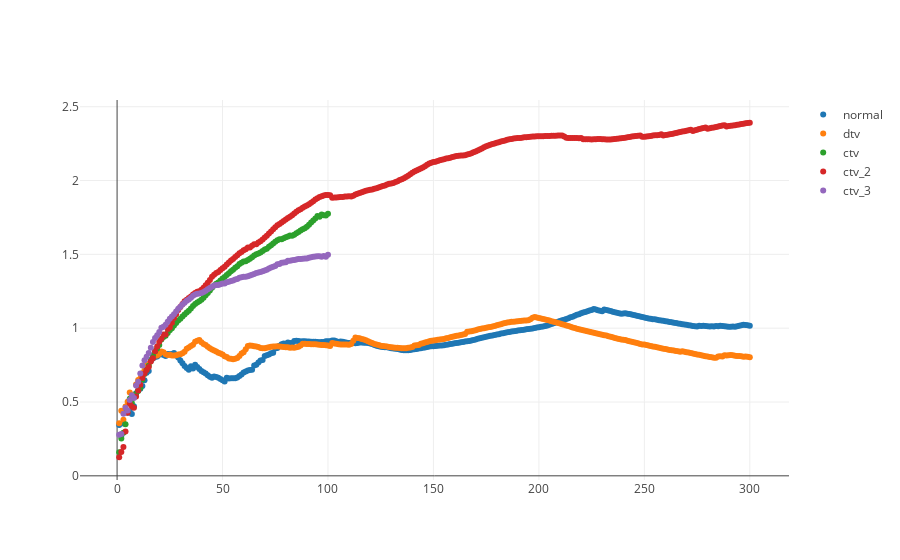

Notebook code for this chart:
### Code cell
#assert len(trial_values_normal) == len(best_values)
#assert len(trial_values_dtv) == len(best_values)
#assert len(trial_values_ctv) == len(best_values)

def calc_avg_cum_regrets(trial_values, best_values):
    cum_regret = 0.
    avg_cum_regrets = []
    for t, (best_value, trial_value) in enumerate(zip(best_values, trial_values)):
        cum_regret += best_value - trial_value
        avg_cum_regrets.append(cum_regret / (t + 1))
    return avg_cum_regrets

avg_cum_regrets_normal = calc_avg_cum_regrets(trial_values_normal, best_values)
avg_cum_regrets_dtv = calc_avg_cum_regrets(trial_values_dtv, best_values)
avg_cum_regrets_ctv = calc_avg_cum_regrets(trial_values_ctv, best_values)
avg_cum_regrets_ctv_prime = calc_avg_cum_regrets(trial_values_ctv_prime, best_values)
avg_cum_regrets_ctv_prime2 = calc_avg_cum_regrets(trial_values_ctv_prime2, best_values)

data = [
    go.Scatter(x=np.arange(len(avg_cum_regrets_normal)) + 1, y=avg_cum_regrets_normal, mode='markers', name='normal'),
    go.Scatter(x=np.arange(len(avg_cum_regrets_dtv)) + 1, y=avg_cum_regrets_dtv, mode='markers', name='dtv'),
    go.Scatter(x=np.arange(len(avg_cum_regrets_ctv)) + 1, y=avg_cum_regrets_ctv, mode='markers', name='ctv'),
    go.Scatter(x=np.arange(len(avg_cum_regrets_ctv_prime)) + 1, y=avg_cum_regrets_ctv_prime, mode='markers', name='ctv_2'),
    go.Scatter(x=np.arange(len(avg_cum_regrets_ctv_prime2)) + 1, y=avg_cum_regrets_ctv_prime2, mode='markers', name='ctv_3')
]
iplot(data, filename='syn_bogunovic_rbf_ctv')

### Figure 1 — Plotly figure (JSON) as saved in the notebook; plotly's stock layout.template omitted (floating-point values rounded to 4 significant figures; data arrays with more than 128 entries replaced by an {"elided": "..."} marker saying what was removed)
{"data": [{"mode": "markers", "name": "normal", "type": "scatter", "uid": "042c324a-d0d5-483c-b7b4-90dd5f3962ac", "x": {"elided": "300 int values"}, "y": {"elided": "300 float values"}}, {"mode": "markers", "name": "dtv", "type": "scatter", "uid": "6a2913e8-189a-4f4d-824e-90e1ff0eb3a1", "x": {"elided": "300 int values"}, "y": {"elided": "300 float values"}}, {"mode": "markers", "name": "ctv", "type": "scatter", "uid": "616a4da7-7579-45d1-80fa-2e9c763e4c81", "x": [1, 2, 3, 4, 5, 6, 7, 8, 9, 10, 11, 12, 13, 14, 15, 16, 17, 18, 19, 20, 21, 22, 23, 24, 25, 26, 27, 28, 29, 30, 31, 32, 33, 34, 35, 36, 37, 38, 39, 40, 41, 42, 43, 44, 45, 46, 47, 48, 49, 50, 51, 52, 53, 54, 55, 56, 57, 58, 59, 60, 61, 62, 63, 64, 65, 66, 67, 68, 69, 70, 71, 72, 73, 74, 75, 76, 77, 78, 79, 80, 81, 82, 83, 84, 85, 86, 87, 88, 89, 90, 91, 92, 93, 94, 95, 96, 97, 98, 99, 100], "y": [0.1596, 0.2532, 0.2916, 0.3492, 0.4375, 0.5215, 0.494, 0.5321, 0.5539, 0.5753, 0.5949, 0.6514, 0.6895, 0.7187, 0.7454, 0.7867, 0.8158, 0.8445, 0.8629, 0.8865, 0.9232, 0.9398, 0.9487, 0.9675, 0.9864, 0.9997, 1.019, 1.034, 1.052, 1.063, 1.079, 1.093, 1.107, 1.118, 1.133, 1.151, 1.164, 1.175, 1.182, 1.193, 1.207, 1.222, 1.238, 1.256, 1.274, 1.29, 1.302, 1.31, 1.322, 1.336, 1.346, 1.36, 1.373, 1.385, 1.397, 1.41, 1.42, 1.434, 1.443, 1.452, 1.453, 1.462, 1.47, 1.481, 1.491, 1.502, 1.505, 1.513, 1.522, 1.532, 1.539, 1.552, 1.562, 1.574, 1.585, 1.595, 1.602, 1.602, 1.609, 1.615, 1.621, 1.627, 1.625, 1.633, 1.643, 1.651, 1.662, 1.67, 1.676, 1.687, 1.701, 1.716, 1.73, 1.743, 1.759, 1.755, 1.77, 1.765, 1.764, 1.775]}, {"mode": "markers", "name": "ctv_2", "type": "scatter", "uid": "d251a87c-f75b-422f-9958-cfd4573af77c", "x": {"elided": "300 int values"}, "y": {"elided": "300 float values"}}, {"mode": "markers", "name": "ctv_3", "type": "scatter", "uid": "0d1d6599-ea1a-410c-8530-e4f96ee7efba", "x": [1, 2, 3, 4, 5, 6, 7, 8, 9, 10, 11, 12, 13, 14, 15, 16, 17, 18, 19, 20, 21, 22, 23, 24, 25, 26, 27, 28, 29, 30, 31, 32, 33, 34, 35, 36, 37, 38, 39, 40, 41, 42, 43, 44, 45, 46, 47, 48, 49, 50, 51, 52, 53, 54, 55, 56, 57, 58, 59, 60, 61, 62, 63, 64, 65, 66, 67, 68, 69, 70, 71, 72, 73, 74, 75, 76, 77, 78, 79, 80, 81, 82, 83, 84, 85, 86, 87, 88, 89, 90, 91, 92, 93, 94, 95, 96, 97, 98, 99, 100], "y": [0.2777, 0.2834, 0.4204, 0.4615, 0.4418, 0.5136, 0.5463, 0.5274, 0.6126, 0.6364, 0.6927, 0.7476, 0.7824, 0.8069, 0.8312, 0.867, 0.9057, 0.9333, 0.9519, 0.9737, 1.002, 1.01, 1.022, 1.044, 1.064, 1.079, 1.094, 1.113, 1.131, 1.145, 1.16, 1.172, 1.186, 1.195, 1.207, 1.22, 1.228, 1.233, 1.235, 1.239, 1.246, 1.254, 1.264, 1.273, 1.281, 1.289, 1.293, 1.293, 1.297, 1.302, 1.302, 1.31, 1.315, 1.32, 1.324, 1.33, 1.334, 1.342, 1.345, 1.348, 1.348, 1.351, 1.357, 1.362, 1.367, 1.373, 1.377, 1.381, 1.385, 1.39, 1.396, 1.404, 1.411, 1.415, 1.421, 1.434, 1.435, 1.443, 1.445, 1.446, 1.456, 1.457, 1.46, 1.462, 1.466, 1.468, 1.468, 1.47, 1.472, 1.472, 1.476, 1.48, 1.484, 1.486, 1.488, 1.487, 1.484, 1.488, 1.483, 1.497]}], "layout": {}}
